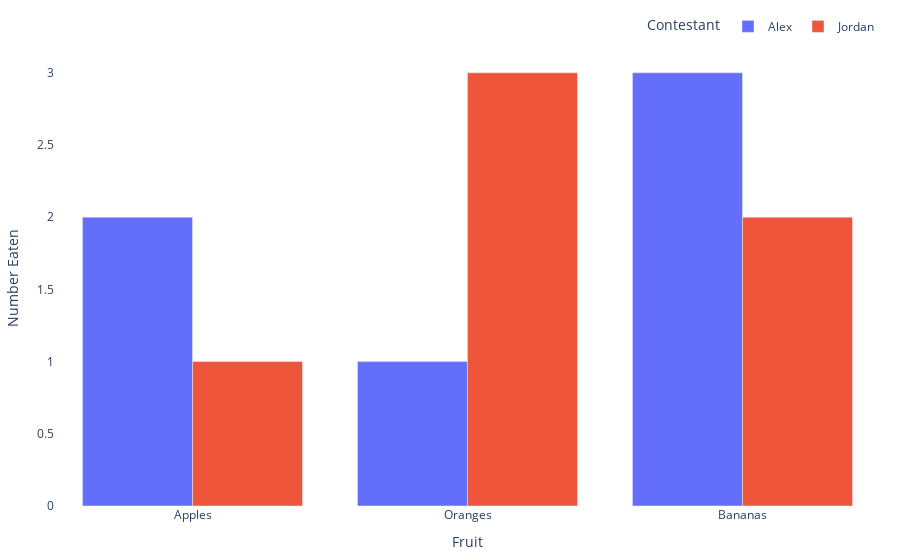

Source (notebook cell):
### Code cell
# 2.
df2 = px.data.gapminder()

fig2 = px.scatter(df2.query("year==2007"), x="gdpPercap", y="lifeExp",size="pop", color="continent",hover_name="country", log_x=True, size_max=60)
fig2.update_layout(plot_bgcolor='white')
fig2.update_layout(margin=dict(l=20, r=20, t=20, b=20),
                   legend=dict(orientation="h",yanchor="bottom",y=1.02,xanchor="right",x=1)
                   )

# 3.
df3 = px.data.gapminder().query("year==2007")
fig3 = px.choropleth(df3, locations="iso_alpha",
                    color="lifeExp", # lifeExp is a column of gapminder
                    hover_name="country", # column to add to hover information
                    color_continuous_scale=px.colors.sequential.Plasma,
                     )
fig3.update_coloraxes(showscale=False)
fig3.update_layout(margin=dict(l=0, r=0, t=0, b=0), autosize=False)
fig3.update_geos(fitbounds="locations", visible=False)

# 4.
df4 = pd.DataFrame({
  "Fruit": ["Apples", "Oranges", "Bananas", "Apples", "Oranges", "Bananas"],
  "Contestant": ["Alex", "Alex", "Alex", "Jordan", "Jordan", "Jordan"],
  "Number Eaten": [2, 1, 3, 1, 3, 2],
})
fig4 = px.bar(df4, x="Fruit", y="Number Eaten", color="Contestant", barmode="group")
fig4.update_layout(plot_bgcolor='white')
fig4.update_layout(margin=dict(l=20, r=20, t=20, b=20),
                   legend=dict(orientation="h",yanchor="bottom",y=1.02,xanchor="right",x=1)
                   )

### Figure 1 — Plotly figure (JSON) as saved in the notebook; plotly's stock layout.template omitted (floating-point values rounded to 4 significant figures)
{"data": [{"alignmentgroup": "True", "hovertemplate": "Contestant=Alex<br>Fruit=%{x}<br>Number Eaten=%{y}<extra></extra>", "legendgroup": "Alex", "marker": {"color": "#636efa", "pattern": {"shape": ""}}, "name": "Alex", "offsetgroup": "Alex", "orientation": "v", "showlegend": true, "textposition": "auto", "type": "bar", "x": ["Apples", "Oranges", "Bananas"], "xaxis": "x", "y": [2, 1, 3], "yaxis": "y"}, {"alignmentgroup": "True", "hovertemplate": "Contestant=Jordan<br>Fruit=%{x}<br>Number Eaten=%{y}<extra></extra>", "legendgroup": "Jordan", "marker": {"color": "#EF553B", "pattern": {"shape": ""}}, "name": "Jordan", "offsetgroup": "Jordan", "orientation": "v", "showlegend": true, "textposition": "auto", "type": "bar", "x": ["Apples", "Oranges", "Bananas"], "xaxis": "x", "y": [1, 3, 2], "yaxis": "y"}], "layout": {"autosize": true, "barmode": "group", "legend": {"orientation": "h", "title": {"text": "Contestant"}, "tracegroupgap": 0, "x": 1, "xanchor": "right", "y": 1.02, "yanchor": "bottom"}, "margin": {"b": 20, "l": 20, "r": 20, "t": 20}, "plot_bgcolor": "white", "xaxis": {"anchor": "y", "autorange": true, "domain": [0, 1], "range": [-0.5, 2.5], "title": {"text": "Fruit"}, "type": "category"}, "yaxis": {"anchor": "x", "autorange": true, "domain": [0, 1], "range": [0, 3.158], "title": {"text": "Number Eaten"}, "type": "linear"}}}
